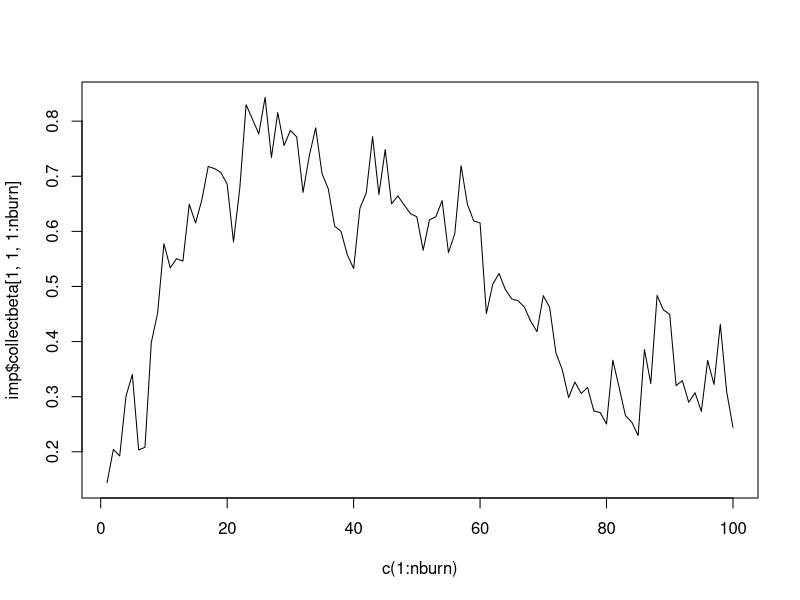
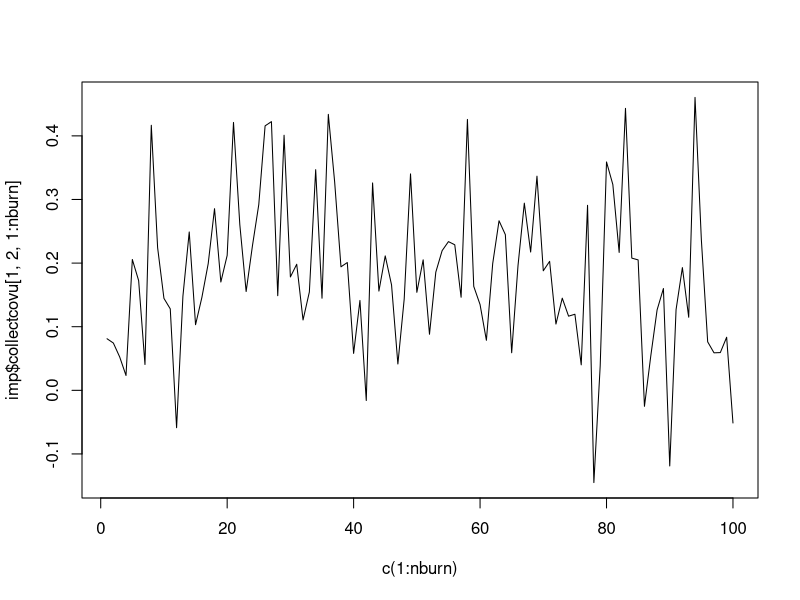

The R script that drew these images, in order:
library(jomo)


### Name: jomo1rancat.MCMCchain
### Title: JM Imputation of clustered data with categorical variables - A
###   tool to check convergence of the MCMC
### Aliases: jomo1rancat.MCMCchain

### ** Examples

attach(cldata)

# define all the inputs:
# nimp, nburn and nbetween are smaller than they should. This is
#just because of CRAN policies on the examples.

Y.cat=data.frame(social)
Y.numcat=matrix(4,1,1)
X=data.frame(rep(1,1000),sex)
Z<-data.frame(rep(1,1000))
clus<-data.frame(city)
beta.start<-matrix(0,2,3)
u.start<-matrix(0,10,3)
l1cov.start<-diag(1,3)
l2cov.start<-diag(1,3)
l1cov.prior=diag(1,3);
l2cov.prior=diag(1,3);
nburn=as.integer(100);

#And finally we run the imputation function:

imp<-jomo1rancat.MCMCchain(Y.cat, Y.numcat, X,Z,clus,beta.start,u.start,l1cov.start, 
l2cov.start,l1cov.prior,l2cov.prior,nburn=nburn)
#We can check the convergence of the first element of beta:

plot(c(1:nburn),imp$collectbeta[1,1,1:nburn],type="l")

#Or similarly we can check the convergence of any element of the level 2 covariance matrix:

plot(c(1:nburn),imp$collectcovu[1,2,1:nburn],type="l")
